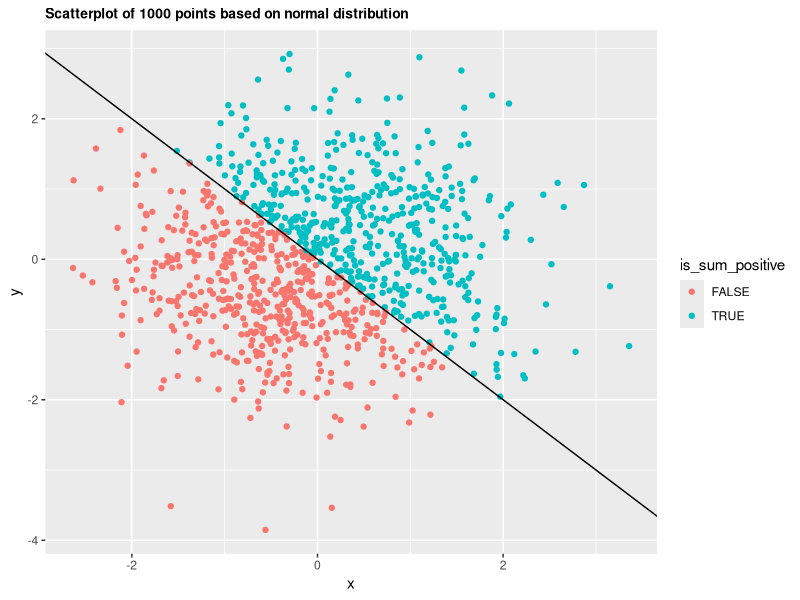
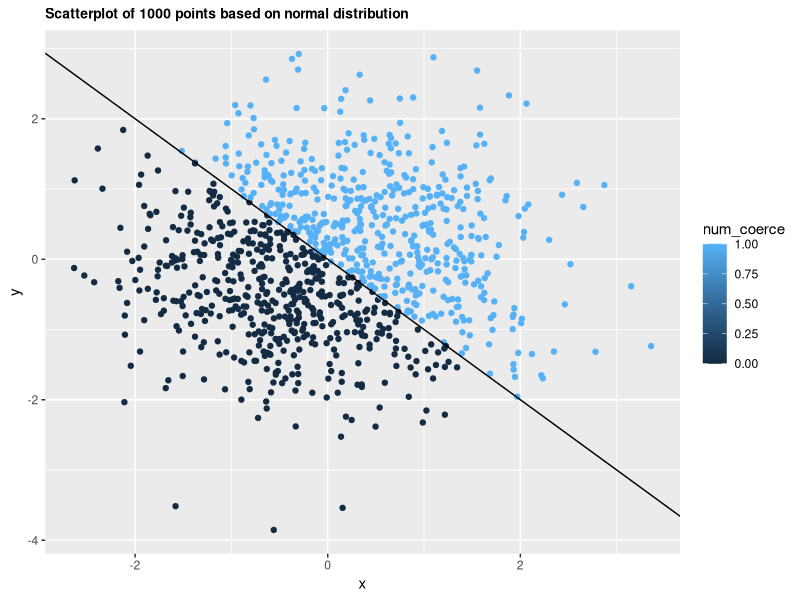
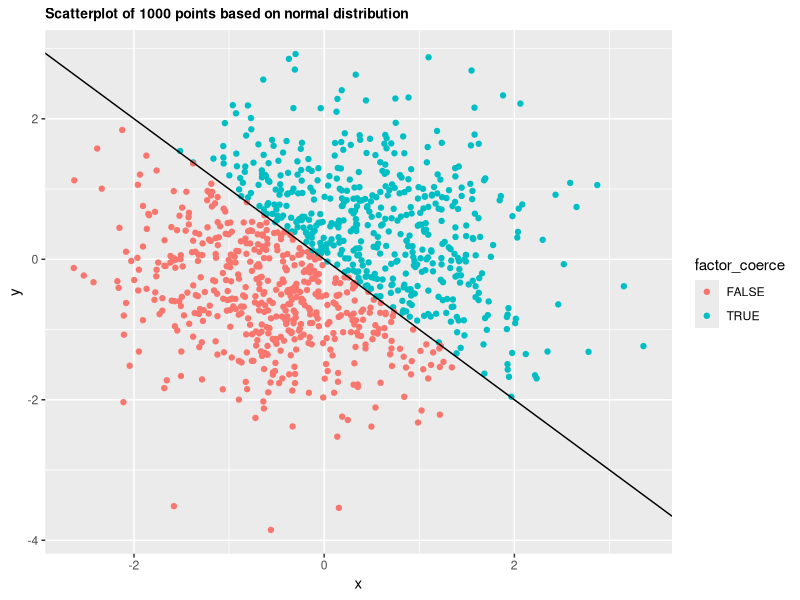

Write R code to recreate these figures, in order.
## ---- chunk 1
library(tidyverse)
## ---- chunk 2
problem1_df <- tibble(numeric_vec = runif(n = 10, min = 0, max = 5),
                      logical_vec = numeric_vec > 2,
                      char_vec = c("My", "name", "is", "Zelos", "Zhu", "and", "I", "like", "to", "eat"),
                      factor_vec = factor(  c( rep( c("small", "medium", "large"), 3), "x-large")  )
                      )
print(problem1_df)
#means <- apply(problem1_df, 2, mean) --- doesn't work
#Above line coerces all into NA, probably because there is non-numeric in it, good to know

means_prob1 <- c(mean(problem1_df$numeric_vec),
                 mean(problem1_df$logical_vec),
                 mean(problem1_df$char_vec),
                 mean(problem1_df$factor_vec))
means_prob1
## ---- chunk 3
mean_converted_char <- mean(as.numeric(as.factor(problem1_df$char_vec)))
mean_converted_char

mean_converted_factor <- mean(as.numeric(problem1_df$factor_vec))
mean_converted_factor
## ---- chunk 4
problem2_df <- tibble( x = rnorm(1000),
                       y = rnorm(1000),
                       is_sum_positive = (x + y) > 0,
                       num_coerce = as.numeric(is_sum_positive),
                       factor_coerce = as.factor(is_sum_positive))
print(head(problem2_df))
## ---- chunk 5
hw1plot_1 <- (ggplot(problem2_df, aes(x=x, y=y))
            + geom_point( aes(color = is_sum_positive))
            + ggtitle("Scatterplot of 1000 points based on normal distribution")
            + geom_abline(intercept = 0, slope = -1)
            + theme(plot.title = element_text(size = 10, face = "bold")))

hw1plot_2 <- (ggplot(problem2_df, aes(x=x, y=y))
            + geom_point( aes(color = num_coerce))
            + ggtitle("Scatterplot of 1000 points based on normal distribution")
            + geom_abline(intercept = 0, slope = -1)
            + theme(plot.title = element_text(size = 10, face = "bold")))

hw1plot_3 <- (ggplot(problem2_df, aes(x=x, y=y))
            + geom_point( aes(color = factor_coerce))
            + ggtitle("Scatterplot of 1000 points based on normal distribution")
            + geom_abline(intercept = 0, slope = -1)
            + theme(plot.title = element_text(size = 10, face = "bold")))

hw1plot_1
hw1plot_2
hw1plot_3

#library(gridExtra) --- for my viewing pleasure when I was working on this so I don't have to scroll through in viewer
#grid.arrange(hw1plot_1, hw1plot_2, hw1plot_3, nrow=1)
